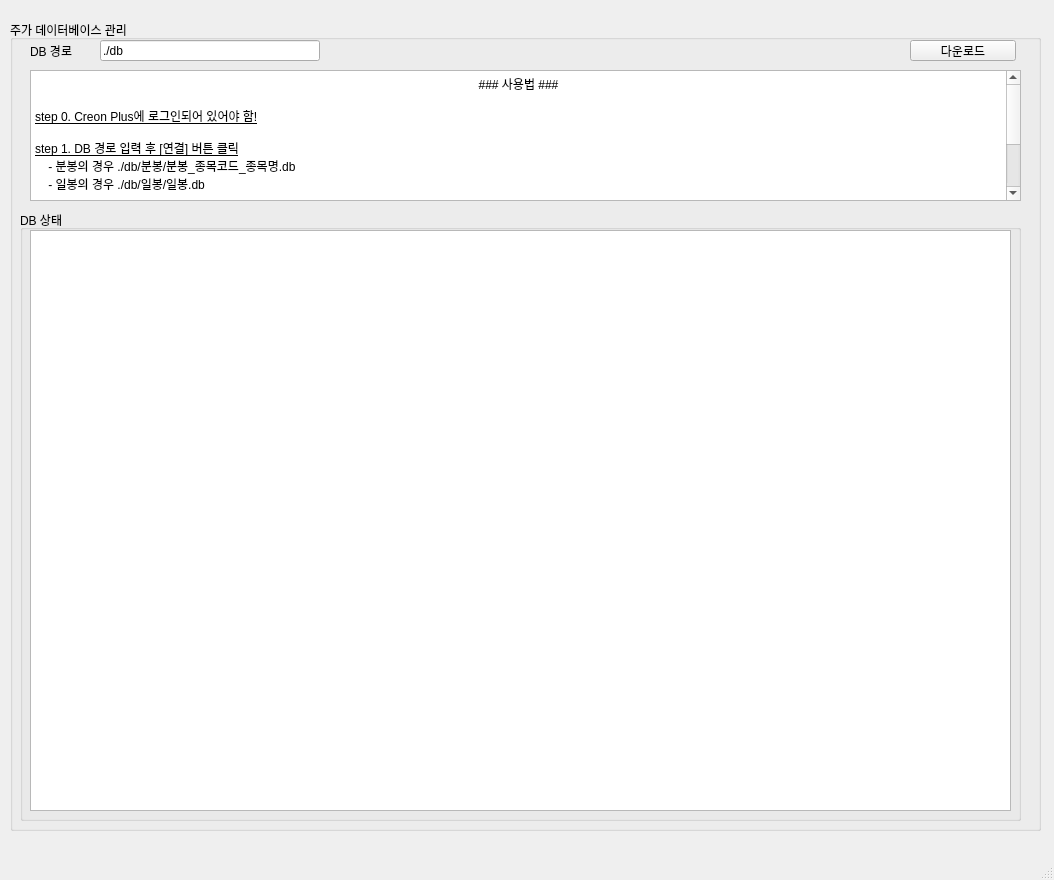
<?xml version="1.0" encoding="UTF-8"?>
<ui version="4.0">
 <class>MainWindow</class>
 <widget class="QMainWindow" name="MainWindow">
  <property name="enabled">
   <bool>true</bool>
  </property>
  <property name="geometry">
   <rect>
    <x>0</x>
    <y>0</y>
    <width>1054</width>
    <height>880</height>
   </rect>
  </property>
  <property name="mouseTracking">
   <bool>false</bool>
  </property>
  <property name="windowTitle">
   <string>Creon_datareader v1.2</string>
  </property>
  <widget class="QWidget" name="centralwidget">
   <widget class="QGroupBox" name="groupBox_4">
    <property name="geometry">
     <rect>
      <x>10</x>
      <y>20</y>
      <width>1031</width>
      <height>811</height>
     </rect>
    </property>
    <property name="title">
     <string>주가 데이터베이스 관리</string>
    </property>
    <property name="flat">
     <bool>false</bool>
    </property>
    <widget class="QGroupBox" name="groupBox_2">
     <property name="geometry">
      <rect>
       <x>10</x>
       <y>190</y>
       <width>1001</width>
       <height>611</height>
      </rect>
     </property>
     <property name="title">
      <string>DB 상태</string>
     </property>
     <widget class="QTableView" name="tableView">
      <property name="geometry">
       <rect>
        <x>10</x>
        <y>20</y>
        <width>981</width>
        <height>581</height>
       </rect>
      </property>
      <attribute name="horizontalHeaderCascadingSectionResizes">
       <bool>true</bool>
      </attribute>
      <attribute name="horizontalHeaderShowSortIndicator" stdset="0">
       <bool>true</bool>
      </attribute>
      <attribute name="horizontalHeaderStretchLastSection">
       <bool>true</bool>
      </attribute>
      <attribute name="verticalHeaderCascadingSectionResizes">
       <bool>true</bool>
      </attribute>
      <attribute name="verticalHeaderShowSortIndicator" stdset="0">
       <bool>true</bool>
      </attribute>
      <attribute name="verticalHeaderStretchLastSection">
       <bool>true</bool>
      </attribute>
     </widget>
    </widget>
    <widget class="QPushButton" name="pushButton">
     <property name="enabled">
      <bool>true</bool>
     </property>
     <property name="geometry">
      <rect>
       <x>900</x>
       <y>20</y>
       <width>106</width>
       <height>21</height>
      </rect>
     </property>
     <property name="text">
      <string>다운로드</string>
     </property>
    </widget>
    <widget class="QLabel" name="label_9">
     <property name="geometry">
      <rect>
       <x>20</x>
       <y>20</y>
       <width>81</width>
       <height>21</height>
      </rect>
     </property>
     <property name="text">
      <string>DB 경로</string>
     </property>
    </widget>
    <widget class="QLineEdit" name="lineEdit">
     <property name="geometry">
      <rect>
       <x>90</x>
       <y>20</y>
       <width>220</width>
       <height>21</height>
      </rect>
     </property>
     <property name="text">
      <string>./db</string>
     </property>
    </widget>
    <widget class="QTextBrowser" name="textBrowser">
     <property name="geometry">
      <rect>
       <x>20</x>
       <y>50</y>
       <width>991</width>
       <height>131</height>
      </rect>
     </property>
     <property name="html">
      <string>&lt;!DOCTYPE HTML PUBLIC &quot;-//W3C//DTD HTML 4.0//EN&quot; &quot;http://www.w3.org/TR/REC-html40/strict.dtd&quot;&gt;
&lt;html&gt;&lt;head&gt;&lt;meta name=&quot;qrichtext&quot; content=&quot;1&quot; /&gt;&lt;style type=&quot;text/css&quot;&gt;
p, li { white-space: pre-wrap; }
&lt;/style&gt;&lt;/head&gt;&lt;body style=&quot; font-family:'Gulim'; font-size:9pt; font-weight:400; font-style:normal;&quot;&gt;
&lt;p align=&quot;center&quot; style=&quot; margin-top:0px; margin-bottom:0px; margin-left:0px; margin-right:0px; -qt-block-indent:0; text-indent:0px;&quot;&gt;### 사용법 ###&lt;/p&gt;
&lt;p style=&quot;-qt-paragraph-type:empty; margin-top:0px; margin-bottom:0px; margin-left:0px; margin-right:0px; -qt-block-indent:0; text-indent:0px;&quot;&gt;&lt;br /&gt;&lt;/p&gt;
&lt;p style=&quot; margin-top:0px; margin-bottom:0px; margin-left:0px; margin-right:0px; -qt-block-indent:0; text-indent:0px;&quot;&gt;&lt;span style=&quot; text-decoration: underline;&quot;&gt;step 0. Creon Plus에 로그인되어 있어야 함!&lt;/span&gt;&lt;/p&gt;
&lt;p style=&quot;-qt-paragraph-type:empty; margin-top:0px; margin-bottom:0px; margin-left:0px; margin-right:0px; -qt-block-indent:0; text-indent:0px; text-decoration: underline;&quot;&gt;&lt;br /&gt;&lt;/p&gt;
&lt;p style=&quot; margin-top:0px; margin-bottom:0px; margin-left:0px; margin-right:0px; -qt-block-indent:0; text-indent:0px;&quot;&gt;&lt;span style=&quot; text-decoration: underline;&quot;&gt;step 1. DB 경로 입력 후 [연결] 버튼 클릭&lt;/span&gt;&lt;/p&gt;
&lt;p style=&quot; margin-top:0px; margin-bottom:0px; margin-left:0px; margin-right:0px; -qt-block-indent:0; text-indent:0px;&quot;&gt;    - 분봉의 경우 ./db/분봉/분봉_종목코드_종목명.db &lt;/p&gt;
&lt;p style=&quot; margin-top:0px; margin-bottom:0px; margin-left:0px; margin-right:0px; -qt-block-indent:0; text-indent:0px;&quot;&gt;    - 일봉의 경우 ./db/일봉/일봉.db &lt;/p&gt;
&lt;p style=&quot;-qt-paragraph-type:empty; margin-top:0px; margin-bottom:0px; margin-left:0px; margin-right:0px; -qt-block-indent:0; text-indent:0px;&quot;&gt;&lt;br /&gt;&lt;/p&gt;
&lt;p style=&quot; margin-top:0px; margin-bottom:0px; margin-left:0px; margin-right:0px; -qt-block-indent:0; text-indent:0px;&quot;&gt;&lt;span style=&quot; text-decoration: underline;&quot;&gt;step 2. 다운로드&lt;/span&gt;&lt;/p&gt;
&lt;p style=&quot; margin-top:0px; margin-bottom:0px; margin-left:0px; margin-right:0px; -qt-block-indent:0; text-indent:0px;&quot;&gt;    - 다운로드 클릭시 기존 분봉, 일봉 데이터에 내용 추가됨&lt;/p&gt;
&lt;p style=&quot; margin-top:0px; margin-bottom:0px; margin-left:0px; margin-right:0px; -qt-block-indent:0; text-indent:0px;&quot;&gt;     &lt;/p&gt;
&lt;p style=&quot;-qt-paragraph-type:empty; margin-top:0px; margin-bottom:0px; margin-left:0px; margin-right:0px; -qt-block-indent:0; text-indent:0px;&quot;&gt;&lt;br /&gt;&lt;/p&gt;
&lt;p style=&quot;-qt-paragraph-type:empty; margin-top:0px; margin-bottom:0px; margin-left:0px; margin-right:0px; -qt-block-indent:0; text-indent:0px;&quot;&gt;&lt;br /&gt;&lt;/p&gt;&lt;/body&gt;&lt;/html&gt;</string>
     </property>
    </widget>
   </widget>
  </widget>
  <widget class="QMenuBar" name="menubar">
   <property name="geometry">
    <rect>
     <x>0</x>
     <y>0</y>
     <width>1054</width>
     <height>21</height>
    </rect>
   </property>
  </widget>
  <widget class="QStatusBar" name="statusbar"/>
 </widget>
 <resources/>
 <connections/>
</ui>
